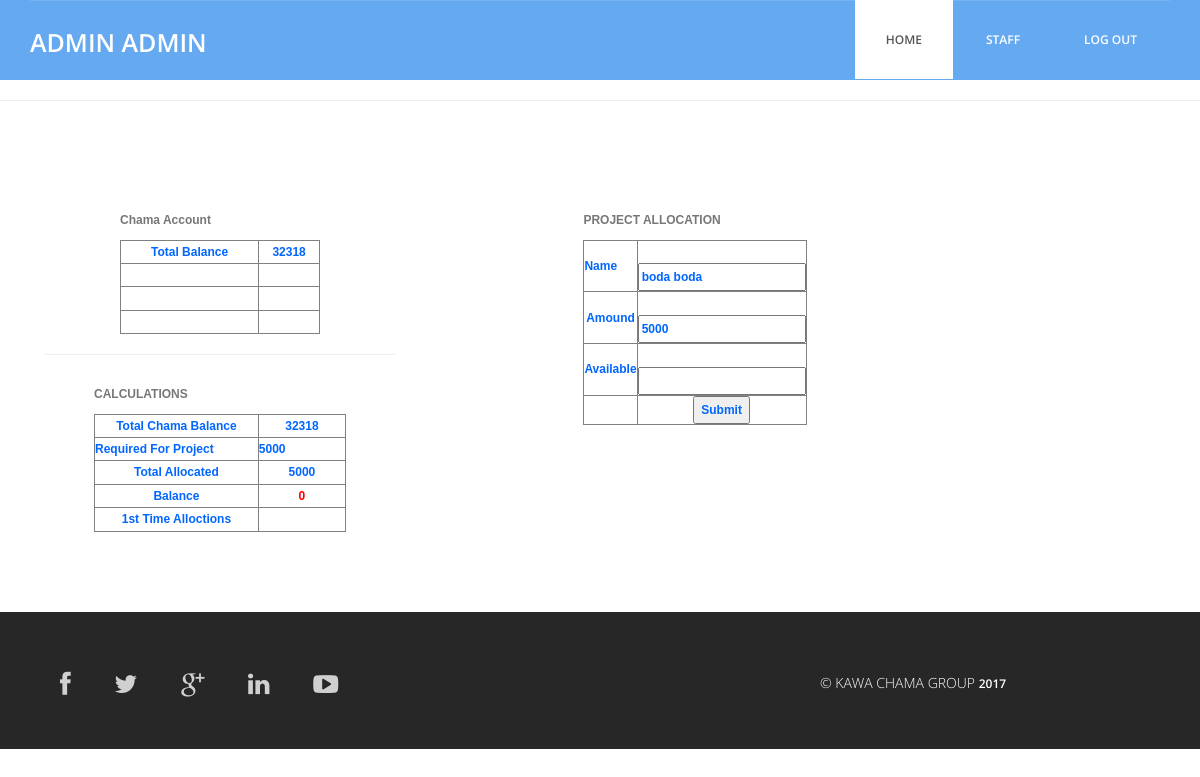
/admin/allocate.php?name=boda boda (signed in), run on the app's committed database.
### tables this page shows
CREATE TABLE IF NOT EXISTS `users` (
`id` int(11) NOT NULL,
  `f_name` varchar(60) NOT NULL,
  `l_name` varchar(60) NOT NULL,
  `id_no` int(11) NOT NULL,
  `username` varchar(60) NOT NULL,
  `password` varchar(60) NOT NULL,
  `reg_date` timestamp NOT NULL DEFAULT CURRENT_TIMESTAMP,
  `access` int(11) NOT NULL DEFAULT '0',
  `all` int(11) NOT NULL
);

CREATE TABLE IF NOT EXISTS `chama_acc` (
`id` int(11) NOT NULL,
  `acc_total` int(11) NOT NULL DEFAULT '0',
  `acc_bal` int(11) NOT NULL DEFAULT '0',
  `loan` int(11) NOT NULL DEFAULT '0',
  `project` int(11) NOT NULL DEFAULT '0',
  `bal` int(11) NOT NULL DEFAULT '0',
  `respo` varchar(60) NOT NULL DEFAULT 'clerk clerk',
  `to_pay_interest` int(11) NOT NULL DEFAULT '0',
  `payed_interest` int(11) NOT NULL DEFAULT '0'
);

CREATE TABLE IF NOT EXISTS `projects` (
  `name` varchar(60) NOT NULL,
  `amount_req` int(11) NOT NULL,
  `allocated` int(11) NOT NULL,
  `desc` text NOT NULL,
  `start_date` date NOT NULL,
  `end_date` date NOT NULL,
`id` int(11) NOT NULL,
  `bal` int(11) NOT NULL,
  `total` int(11) NOT NULL
);

### admin/allocate.php (the view, shortened to what this page needs)
<?php require_once('../Connections/conn.php'); ?>
<?php
if (!function_exists("GetSQLValueString")) {
function GetSQLValueString($theValue, $theType, $theDefinedValue = "", $theNotDefinedValue = "")
{
  $theValue = function_exists("mysql_real_escape_string") ? mysql_real_escape_string($theValue) : mysql_escape_string($theValue);
  switch ($theType) {
    case "text":
      $theValue = ($theValue != "") ? "'" . $theValue . "'" : "NULL";
      break;
  }
  return $theValue;
}
}
$colname_getProject = "-1";
if (isset($_GET['name'])) {
  $colname_getProject = $_GET['name'];
}
$query_getProject = sprintf("SELECT * FROM projects WHERE name = %s", GetSQLValueString($colname_getProject, "text"));
$getProject = mysql_query($query_getProject, $conn) or die(mysql_error());
$row_getProject = mysql_fetch_assoc($getProject);
$query_accChama = "SELECT * FROM chama_acc";
$accChama = mysql_query($query_accChama, $conn) or die(mysql_error());
$row_accChama = mysql_fetch_assoc($accChama);
$editFormAction = $_SERVER['PHP_SELF'];
if (isset($_SERVER['QUERY_STRING'])) {
  $editFormAction .= "?" . htmlentities($_SERVER['QUERY_STRING']);
}
?>
<!DOCTYPE html>
<html lang="en">
  <head>
    <link href="../css/bootstrap.min.css" rel="stylesheet">
	<link rel="stylesheet" href="../css/font-awesome.min.css">
	<link rel="stylesheet" href="../css/animate.css">
	<link href="../css/animate.min.css" rel="stylesheet">
	<link href="../css/style.css" rel="stylesheet" />
	<link href="../SpryAssets/SpryValidationTextField.css" rel="stylesheet" type="text/css">
	<link href="../SpryAssets/SpryValidationTextarea.css" rel="stylesheet" type="text/css">
   <link rel="stylesheet" href="../calender/assets/css/jquery-ui.min.css">
  </head>
  <body>
	<header id="header">
        <?php include('../header/admin_head.php');?>
    </header>
	<hr>
	<div class="services">
		<div class="container">
			<div class="col-md-4">
			<table width="200" border="1" id="newMember" align="center">
		<caption>
				Chama Account
		</caption>
		<tr>
				<td>Total Balance</td>
				<td><?php echo $row_accChama['acc_bal']; ?></td>
		</tr>
		<tr>
				<td>&nbsp;</td>
				<td>&nbsp;</td>
		</tr>
		<tr>
				<td>&nbsp;</td>
				<td>&nbsp;</td>
		</tr>
		<tr>
				<td>&nbsp;</td>
				<td>&nbsp;</td>
		</tr>
</table>
			<hr>
					<table width="252" border="1" align="center" id="newMember">
							<caption>
									CALCULATIONS
								</caption>
							<tr>
									<td>Total Chama Balance</td>
									<td><?php echo $row_accChama['acc_bal']; ?></td>
							</tr>
							<tr>
									<th width="154" scope="col">Required for Project</th>
									<th width="82" scope="col"><?php echo $row_getProject['amount_req']; ?></th>
							</tr>
							<tr>
									<td>Total allocated</td>
									<td><?php echo $row_getProject['total']; ?></td>
							</tr>
							<tr>
									<td>Balance</td>
									<td style="color:#F00"><?php echo $mybalance=($row_getProject['amount_req']-$row_getProject['total'])?></td>
							</tr>
							<tr>
									<td>1st time Alloctions</td>
									<td><?php   ?></td>
							</tr>
					</table>
			</div>
			<div class="col-md-6">
			<form name="form1" method="POST" action="<?php echo $editFormAction; ?>">
					<table width="200" border="1" align="center" id="newMember">
							<caption>
									PROJECT ALLOCATION
									</caption>
							<tr>
									<th scope="col">name</th>
									<th scope="col"><label for="name"></label>
											<input name="name" type="text" id="name" value="<?php echo $row_getProject['name']; ?>" readonly></th>
							</tr>
							<tr>
									<td>amound</td>
									<td><label for="amound"></label>
											<input name="amound" type="text" id="amound" value="<?php echo $row_getProject['amount_req']; ?>" readonly></td>
							</tr>
							<tr>
									<td>Available</td>
									<td><span id="sprytextfield1">
									<input type="text" name="available" id="available" value="">
									<span class="textfieldRequiredMsg">A value is required.</span><span class="textfieldInvalidFormatMsg">Invalid format.</span></span></td>
							</tr>
							<tr>
									<td><input name="balance" type="hidden" value="<?php echo $mybalance;?>"></td>
									<td><input type="submit" name="submit" id="submit" value="Submit"></td>
							</tr>
					</table>
			</form>
			</div>
		</div>
	</div>
	<div class="sub-footer">
		<?php include('../footer/sub_footer.php');?>
	</div>
  </body>
</html>

### header/admin_head.php (shortened to what this page needs)
<?php require_once('../Connections/conn.php'); ?>
<?php
$logoutAction = $_SERVER['PHP_SELF']."?doLogout=true";
if ((isset($_SERVER['QUERY_STRING'])) && ($_SERVER['QUERY_STRING'] != "")){
  $logoutAction .="&". htmlentities($_SERVER['QUERY_STRING']);
}
?>
<?php
$query_admin = "SELECT * FROM users WHERE `access` = 1";
$admin = mysql_query($query_admin, $conn) or die(mysql_error());
$row_admin = mysql_fetch_assoc($admin);
?>
<nav class="navbar navbar-default navbar-static-top" role="banner">
            <div class="container">
                <div class="navbar-header">
                   <div class="navbar-brand">
						<a href="#"><h1><?php echo $row_admin['f_name']."  ".$row_admin['l_name']; ?></h1></a>
					</div>
                </div>
                <div class="navbar-collapse collapse">
					<div class="menu">
						<ul class="nav nav-tabs" role="tablist">
							<li role="presentation"><a href="../admin/admin.php" class="active">Home</a></li>
							<li role="presentation"><a href="../admin/manage_staff.php">Staff</a></li>
							<li role="presentation"><a href="<?php echo $logoutAction ?>">Log Out</a></li>
						</ul>
					</div>
				</div>
            </div>
        </nav>

### css/style.css (style rules this page uses)
body { font-family:'Open Sans', Arial, sans-serif; font-size:14px; font-weight:300; line-height:1.6em; color:#fff; background-color:#fff; overflow-x:hidden; }
a { text-decoration:none; transition: all 0.1s ease-in-out; -moz-transition: all 0.1s ease-in-out; -webkit-transition: all 0.1s ease-in-out; -o-transition: all 0.1s ease-in-out; outline: none; color:#272727; }
.navbar-brand { float: left; height: 50px; padding: 15px 15px; font-size: 18px; line-height: 20px; }
.navbar-brand h1 { margin-top:9px; padding-top:5px; float: left; font-size: 25px; color:#fff; text-transform:uppercase; font-weight:600; }
.menu { font-size:12px; float:right; text-transform:uppercase; font-weight:600; }
.navbar-collapse { padding-right: 15px; padding-left: 15px; overflow-x: visible; -webkit-overflow-scrolling: touch; border-top: 0px solid transparent; -webkit-box-shadow: inset 0 1px 0 rgba(255, 255, 255, .1); box-shadow: inset 0 1px 0 rgba(255, 255, 255, .1); }
.menu ul.nav-tabs li { color:#fff; }
.nav-tabs { border-bottom: 0; }
.nav-tabs > li { float: left; margin-bottom: 0; }
.nav-tabs > li > a { border-radius:0; color:#fff; padding:30px; }
.nav-tabs > li a.active { color: #555; cursor: default; background-color: #fff; border: 1px solid #fff; border-bottom-color:#fff; }
.navbar-default { background-color: #65AAF0; border-color:#65AAF0; }
.services { padding:80px 0 80px 0; }
.sub-footer { background:#272727; padding:30px; }
#newMember { color: #06F; text-align:center; font-family:Tahoma, Geneva, sans-serif; font-size:12px; text-transform:capitalize; }

### data on the page
users: f_name "ADMIN", l_name "ADMIN"
chama_acc: acc_bal "32318"
projects: amount_req "5000", total "5000", $mybalance=($row_getProject['amount_req']-$row_getProject['total']) "0", name "boda boda", amound "5000"
